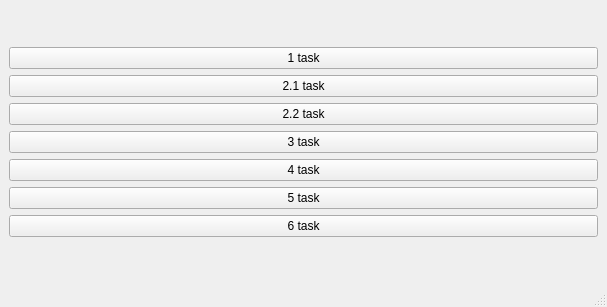
<?xml version="1.0" encoding="UTF-8"?>
<ui version="4.0">
 <class>MainWindow</class>
 <widget class="QMainWindow" name="MainWindow">
  <property name="windowModality">
   <enum>Qt::NonModal</enum>
  </property>
  <property name="geometry">
   <rect>
    <x>0</x>
    <y>0</y>
    <width>607</width>
    <height>307</height>
   </rect>
  </property>
  <property name="windowTitle">
   <string>lab3</string>
  </property>
  <widget class="QWidget" name="centralwidget">
   <layout class="QGridLayout" name="gridLayout">
    <item row="0" column="0">
     <layout class="QVBoxLayout" name="verticalLayout">
      <item>
       <widget class="QPushButton" name="pushButton">
        <property name="text">
         <string>1 task</string>
        </property>
       </widget>
      </item>
      <item>
       <widget class="QPushButton" name="pushButton_21">
        <property name="text">
         <string>2.1 task</string>
        </property>
       </widget>
      </item>
      <item>
       <widget class="QPushButton" name="pushButton_22">
        <property name="text">
         <string>2.2 task</string>
        </property>
       </widget>
      </item>
      <item>
       <widget class="QPushButton" name="pushButton_3">
        <property name="text">
         <string>3 task</string>
        </property>
       </widget>
      </item>
      <item>
       <widget class="QPushButton" name="pushButton_4">
        <property name="text">
         <string>4 task</string>
        </property>
       </widget>
      </item>
      <item>
       <widget class="QPushButton" name="pushButton_5">
        <property name="text">
         <string>5 task</string>
        </property>
       </widget>
      </item>
      <item>
       <widget class="QPushButton" name="pushButton_6">
        <property name="text">
         <string>6 task</string>
        </property>
       </widget>
      </item>
     </layout>
    </item>
   </layout>
  </widget>
  <widget class="QMenuBar" name="menubar">
   <property name="geometry">
    <rect>
     <x>0</x>
     <y>0</y>
     <width>607</width>
     <height>22</height>
    </rect>
   </property>
  </widget>
  <widget class="QStatusBar" name="statusbar"/>
 </widget>
 <resources/>
 <connections/>
</ui>
